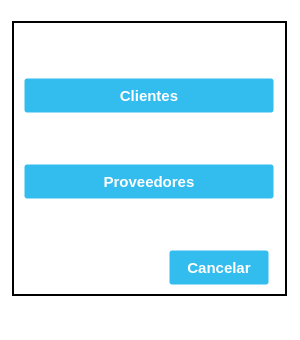
<?xml version="1.0" encoding="UTF-8"?>
<ui version="4.0">
 <class>Purchase_DB_Menu</class>
 <widget class="QMainWindow" name="Purchase_DB_Menu">
  <property name="geometry">
   <rect>
    <x>0</x>
    <y>0</y>
    <width>300</width>
    <height>340</height>
   </rect>
  </property>
  <property name="minimumSize">
   <size>
    <width>300</width>
    <height>340</height>
   </size>
  </property>
  <property name="maximumSize">
   <size>
    <width>300</width>
    <height>340</height>
   </size>
  </property>
  <property name="windowTitle">
   <string>Bases</string>
  </property>
  <property name="windowIcon">
   <iconset>
    <normaloff>//nas01/DATOS/Comunes/EIPSA-ERP/Recursos/Iconos/icon.ico</normaloff>//nas01/DATOS/Comunes/EIPSA-ERP/Recursos/Iconos/icon.ico</iconset>
  </property>
  <property name="styleSheet">
   <string notr="true">QWidget {
background-color: rgb(255, 255, 255);
}

.QFrame {
	border: 2px solid black;
}

QPushButton {
background-color: #33bdef;
  border: 1px solid transparent;
  border-radius: 3px;
  box-shadow: rgba(255, 255, 255, .4) 0 1px 0 0 inset;
  box-sizing: border-box;
  color: #fff;
  cursor: pointer;
  display: inline-block;
  font-family: -apple-system,system-ui,&quot;Segoe UI&quot;,&quot;Liberation Sans&quot;,sans-serif;
  font-size: 15px;
  font-weight: 800;
  line-height: 1.15385;
  margin: 0;
  outline: none;
  padding: 8px .8em;
  text-align: center;
  text-decoration: none;
  text-shadow: 0px 1px 0px #263666;
  user-select: none;
  -webkit-user-select: none;
  touch-action: manipulation;
  vertical-align: baseline;
  white-space: nowrap;
}

QPushButton:hover {
	background-color: #019ad2;
	border-color: rgb(0, 0, 0);
}

QPushButton:pressed {
	background-color: rgb(1, 140, 190);
	border-color: rgb(255, 255, 255);
}</string>
  </property>
  <widget class="QWidget" name="centralwidget">
   <layout class="QGridLayout" name="gridLayout">
    <item row="0" column="0">
     <widget class="QFrame" name="frame">
      <property name="minimumSize">
       <size>
        <width>275</width>
        <height>275</height>
       </size>
      </property>
      <property name="maximumSize">
       <size>
        <width>275</width>
        <height>275</height>
       </size>
      </property>
      <property name="frameShape">
       <enum>QFrame::StyledPanel</enum>
      </property>
      <property name="frameShadow">
       <enum>QFrame::Raised</enum>
      </property>
      <layout class="QGridLayout" name="gridLayout_2">
       <item row="4" column="0">
        <spacer name="vSpacer3">
         <property name="orientation">
          <enum>Qt::Vertical</enum>
         </property>
         <property name="sizeType">
          <enum>QSizePolicy::Fixed</enum>
         </property>
         <property name="sizeHint" stdset="0">
          <size>
           <width>20</width>
           <height>80</height>
          </size>
         </property>
        </spacer>
       </item>
       <item row="1" column="0">
        <widget class="QPushButton" name="Button_Clients">
         <property name="minimumSize">
          <size>
           <width>250</width>
           <height>35</height>
          </size>
         </property>
         <property name="maximumSize">
          <size>
           <width>250</width>
           <height>35</height>
          </size>
         </property>
         <property name="text">
          <string>Clientes</string>
         </property>
        </widget>
       </item>
       <item row="2" column="0">
        <spacer name="vSpacer2">
         <property name="orientation">
          <enum>Qt::Vertical</enum>
         </property>
         <property name="sizeType">
          <enum>QSizePolicy::Fixed</enum>
         </property>
         <property name="sizeHint" stdset="0">
          <size>
           <width>20</width>
           <height>50</height>
          </size>
         </property>
        </spacer>
       </item>
       <item row="3" column="0">
        <widget class="QPushButton" name="Button_Suppliers">
         <property name="minimumSize">
          <size>
           <width>250</width>
           <height>35</height>
          </size>
         </property>
         <property name="maximumSize">
          <size>
           <width>250</width>
           <height>35</height>
          </size>
         </property>
         <property name="text">
          <string>Proveedores</string>
         </property>
        </widget>
       </item>
       <item row="5" column="0">
        <layout class="QHBoxLayout" name="horizontalLayout">
         <property name="topMargin">
          <number>0</number>
         </property>
         <item>
          <spacer name="hSpacer1">
           <property name="orientation">
            <enum>Qt::Horizontal</enum>
           </property>
           <property name="sizeType">
            <enum>QSizePolicy::Fixed</enum>
           </property>
           <property name="sizeHint" stdset="0">
            <size>
             <width>140</width>
             <height>20</height>
            </size>
           </property>
          </spacer>
         </item>
         <item>
          <widget class="QPushButton" name="Button_Cancel">
           <property name="enabled">
            <bool>true</bool>
           </property>
           <property name="minimumSize">
            <size>
             <width>100</width>
             <height>35</height>
            </size>
           </property>
           <property name="maximumSize">
            <size>
             <width>100</width>
             <height>35</height>
            </size>
           </property>
           <property name="text">
            <string>Cancelar</string>
           </property>
          </widget>
         </item>
        </layout>
       </item>
       <item row="0" column="0">
        <spacer name="vSpacer1">
         <property name="orientation">
          <enum>Qt::Vertical</enum>
         </property>
         <property name="sizeType">
          <enum>QSizePolicy::Fixed</enum>
         </property>
         <property name="sizeHint" stdset="0">
          <size>
           <width>20</width>
           <height>50</height>
          </size>
         </property>
        </spacer>
       </item>
      </layout>
     </widget>
    </item>
   </layout>
  </widget>
  <widget class="QMenuBar" name="menubar">
   <property name="geometry">
    <rect>
     <x>0</x>
     <y>0</y>
     <width>300</width>
     <height>22</height>
    </rect>
   </property>
  </widget>
  <widget class="QStatusBar" name="statusbar"/>
 </widget>
 <resources/>
 <connections>
  <connection>
   <sender>Button_Cancel</sender>
   <signal>clicked()</signal>
   <receiver>Purchase_DB_Menu</receiver>
   <slot>close()</slot>
   <hints>
    <hint type="sourcelabel">
     <x>203</x>
     <y>282</y>
    </hint>
    <hint type="destinationlabel">
     <x>232</x>
     <y>313</y>
    </hint>
   </hints>
  </connection>
 </connections>
</ui>
